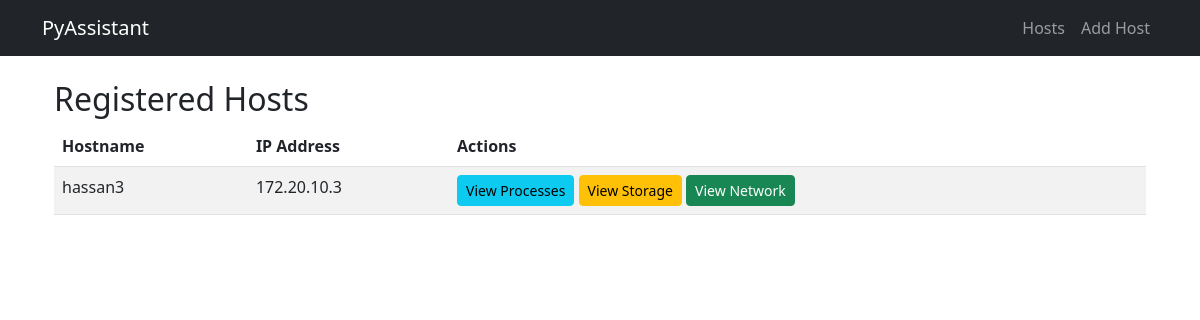
/hosts/, run on an earlier commit of the app's database.
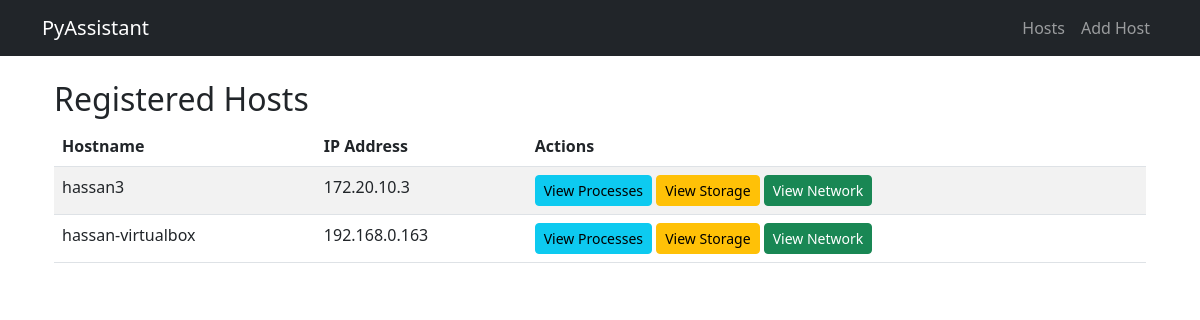
And on a later commit of the database.
### pyassistant/models.py (models this page shows, shortened)
class Host(models.Model):
    hostname = models.CharField(max_length=255, unique=True)
    ip_address = models.GenericIPAddressField(unique=True)
    username = models.CharField(max_length=100)
    password = models.CharField(max_length=255)

### pyassistant/views.py (the view)
# urls.py: path('hosts/', views.host_list, name='host_list'),
def host_list(request):
    hosts = Host.objects.all()
    return render(request, 'pyassistant/host_list.html', {'hosts': hosts})

### pyassistant/templates/pyassistant/host_list.html
{% extends "pyassistant/base.html" %}
{% block content %}
<div class="container mt-4">
    <h2>Registered Hosts</h2>
    <table class="table table-striped">
        <thead>
            <tr>
                <th>Hostname</th>
                <th>IP Address</th>
                <th>Actions</th>
            </tr>
        </thead>
        <tbody>
            {% for host in hosts %}
            <tr>
                <td>{{ host.hostname }}</td>
                <td>{{ host.ip_address }}</td>
                <td>
                    <a href="{% url 'view_host_processes' host.id %}" class="btn btn-info btn-sm">View Processes</a>
                    <a href="{% url 'storage_view' host.id %}" class="btn btn-warning btn-sm">View Storage</a>
                    <a href="{% url 'network_view' host.id %}" class="btn btn-success btn-sm">View Network</a>
                </td>
            </tr>
            {% empty %}
            <tr>
                <td colspan="3" class="text-center">No hosts added yet.</td>
            </tr>
            {% endfor %}
        </tbody>
    </table>
</div>
{% endblock %}

### pyassistant/templates/pyassistant/base.html (shortened to what this page needs)
<!DOCTYPE html>
<html lang="en">
<head>
    <link href="https://cdn.jsdelivr.net/npm/bootstrap@5.3.0/dist/css/bootstrap.min.css" rel="stylesheet">
</head>
<body>
    <nav class="navbar navbar-expand-lg navbar-dark bg-dark">
        <div class="container">
            <a class="navbar-brand" href="/">PyAssistant</a>
            <div class="collapse navbar-collapse">
                <ul class="navbar-nav ms-auto">
                    <li class="nav-item"><a class="nav-link" href="{% url 'host_list' %}">Hosts</a></li>
                    <li class="nav-item"><a class="nav-link" href="{% url 'add_host' %}">Add Host</a></li>
                </ul>
            </div>
        </div>
    </nav>
    <div class="container mt-4">
        {% block content %}{% endblock %}
    </div>
</body>
</html>

What changed in the data, as far as the page shows it:
added Host: hostname "hassan-virtualbox", ip_address "192.168.0.163"
